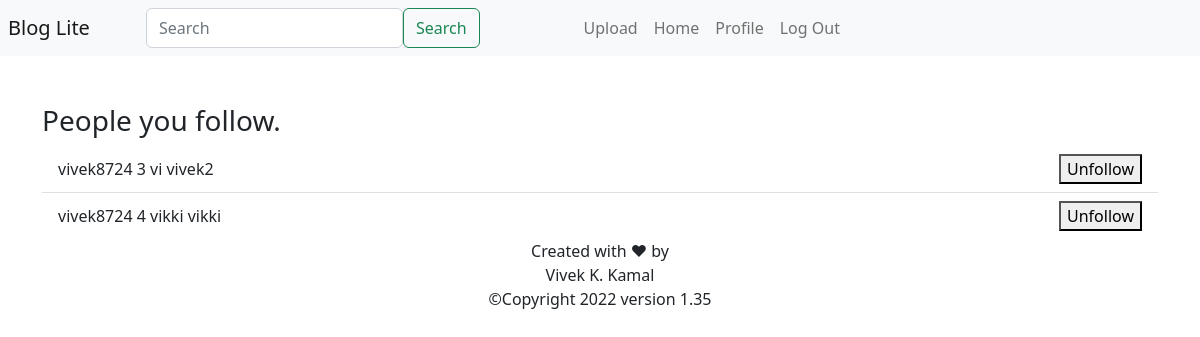
The page /following/vivek8724 (signed in) on the database as committed earlier.
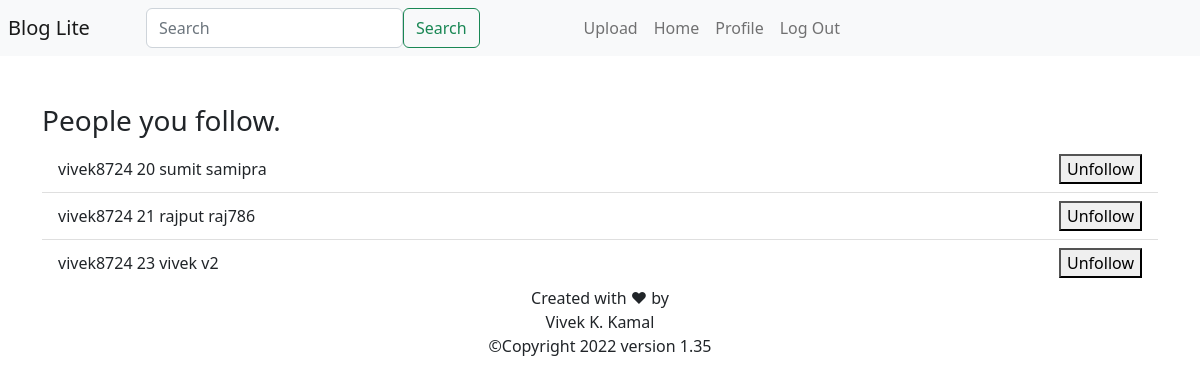
The same page on the database as committed later.
### Website/app_models.py (models this page shows)
class User(db.Model, UserMixin):
    id = db.Column(db.Integer, primary_key=True)
    name = db.Column(db.String(20))
    user_name = db.Column(db.String(20), unique=True)
    password = db.Column(db.String(20))
    profile_pic = db.Column(db.LargeBinary)
    followers = db.relationship('Follower')
    followings = db.relationship('Following')

class Following(db.Model):
    id = db.Column(db.Integer, primary_key=True)
    user_id = db.Column(db.Integer, db.ForeignKey('user.id'))
    following_id = db.Column(db.Integer)

### Website/app_auth.py (the view)
@app_auth.route('/following/<user_name>', methods=['GET', 'POST'])
@login_required
def following(user_name):
    user = User.query.filter_by(user_name=user_name).first()
    return render_template('following_page.html', user=user)

### Website/__init__.py (called while the page is built)
def create_app():
    app = Flask(__name__)
    app.config['SECRET_KEY'] = "It's Vivek"
    app.config['SQLALCHEMY_DATABASE_URI'] = f'sqlite:///{DB_NAME}'
    db.init_app(app)
    login_manager = LoginManager()
    login_manager.login_view = 'app_auth.login'
    login_manager.login_message = u"Log in to access the page"
    login_manager.init_app(app)
    @login_manager.user_loader
    def load_user(id):
        return User.query.get(int(id))
    from .app_views import app_views
    from .app_auth import app_auth
    app.register_blueprint(app_views, url_prefix='/')
    app.register_blueprint(app_auth, url_index='/')
    from .app_models import User, Post, Like, Comment, Following, Follower
    with app.app_context():
        db.create_all()
    return app

### Website/Templates/following_page.html (shortened to what this page needs)
{% extends "app_base.html" %}
{% block content %}
<h3>People you follow.</h3>
<ul class="list-group list-group-flush" id="notes">
    {% for flwg in user.followings %}
    <li class="list-group-item d-flex justify-content-between align-items-center">
        {{ user.user_name }}
        {{ flwg.id }} {{ user.query.filter_by(id=flwg.following_id).first().name }}
        {{ user.query.filter_by(id=flwg.following_id).first().user_name }}
        <button type="button" onClick="unFollowFromFollowingPage('{{ flwg.id }}', '{{ user.user_name }}')">
            Unfollow
        </button>
    </li>
    {% endfor %}
</ul>
{% endblock %}

### Website/Templates/app_base.html (shortened to what this page needs)
<!DOCTYPE html>
<html lang="en">
<head>
    <link href="https://cdn.jsdelivr.net/npm/bootstrap@5.2.2/dist/css/bootstrap.min.css" rel="stylesheet">
</head>
<body>
    <header class="navbar navbar-expand-sm navbar-light bg-light">
        <div class="collapse navbar-collapse" id="navbar">
            <div class="navbar-nav">
                {% if user.is_authenticated %}
                <a href="/" class="nav-item nav-link navbar-brand me-auto">Blog Lite</a>
                {% else %}
                <p class="nav-item navbar-brand me-auto">BLOG Lite</p>
                {% endif %}
                {% if user.is_authenticated %}
                <form class="navbar-nav mx-5" method="POST" action="{{ url_for('app_auth.search') }}">
                  <input class="form-control" required name="searched" type="search" placeholder="Search" aria-label="Search">
                  <button class="btn btn-outline-success" type="submit">Search</button>
                </form>
                <ul class="navbar-nav ms-5">
                  <li class="nav-item">
                    <a href="/{{ user.user_name }}/create-post" class="nav-link" >Upload</a>
                  </li>
                  <li class="nav-item">
                    <a href="/" class="nav-link" id="home">Home</a>
                  </li>
                  <li class="nav-item">
                    <a href="/profile/{{ user.user_name }}" class="nav-link">Profile</a>
                  </li>
                  <li class="nav-item">
                    <a href="/log-out" class="nav-link" id="logout">Log Out</a>
                  </li>
                  {% endif %}
                </ul>
            </div>
        </div>
    </header>
    <br>
    <br>
    <div class="container">
        {% block content %}
        {% endblock %}
    </div>
    </body>
    <footer>
        Created with &hearts; by<br>Vivek K. Kamal<br>&copy;Copyright 2022 version 1.35
    </footer>
</html>

### Website/Templates/app_base.html (style rules this page uses)
footer { text-align: center; bottom }

Rows that differ between the two databases and show on the page:
removed Following: {{ user.user_name }} "vivek8724", id "3"
no longer on this page (row unchanged): User: query.filter_by "vi", query.filter_by "vivek2"
removed Following: {{ user.user_name }} "vivek8724", id "4"
no longer on this page (row unchanged): User: query.filter_by "vikki"
added Following: {{ user.user_name }} "vivek8724", id "20"
added User: query.filter_by "sumit", query.filter_by "samipra"
added Following: {{ user.user_name }} "vivek8724", id "21"
added User: query.filter_by "rajput", query.filter_by "raj786"
added Following: {{ user.user_name }} "vivek8724", id "23"
now on this page (row unchanged): User: query.filter_by "vivek", query.filter_by "v2"
